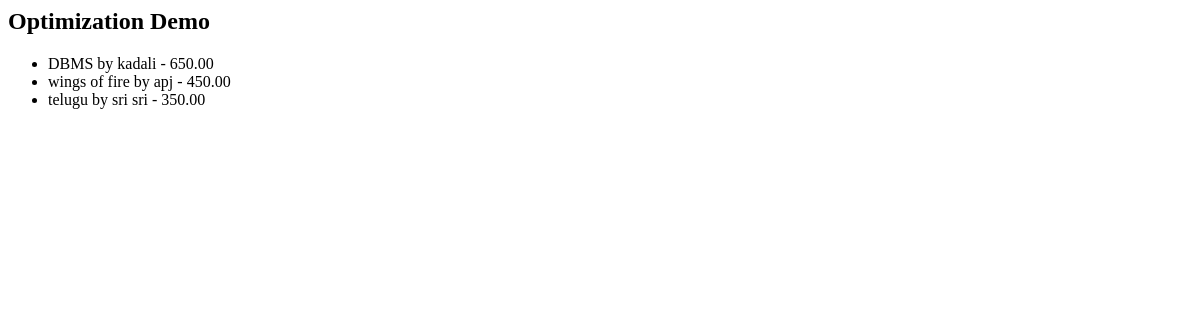
/optimization/, run on an earlier commit of the app's database.
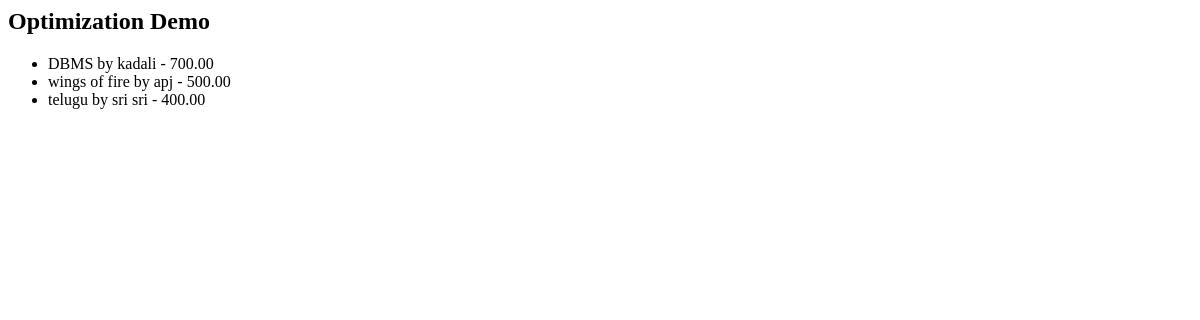
And on a later commit of the database.
### myapp/models.py (models this page shows, shortened)
class Book(models.Model):
    title=models.CharField(max_length=200)
    author=models.ForeignKey(Author, on_delete=models.CASCADE)
    price=models.DecimalField(max_digits=6, decimal_places=2)
    published_date=models.DateField()

class Author(models.Model):
    name=models.CharField(max_length=100)

### myapp/views.py (the view)
# urls.py: path('optimization/', views.optimization_demo, name='optimization_demo'),
def optimization_demo(request):
    books=Book.objects.select_related('author').all()
    return render(request, 'optimization_demo.html', {'books': books})

### myapp/templates/optimization_demo.html
<h2>Optimization Demo</h2>
<ul>
    {% for book in books %}
        <li>{{ book.title }} by {{ book.author.name }} - {{ book.price }}</li>
    {% endfor %}
</ul>

What changed in the data, as far as the page shows it:
changed Book "DBMS": price "650.00" → "700.00"
changed Book "wings of fire": price "450.00" → "500.00"
changed Book "telugu": price "350.00" → "400.00"
